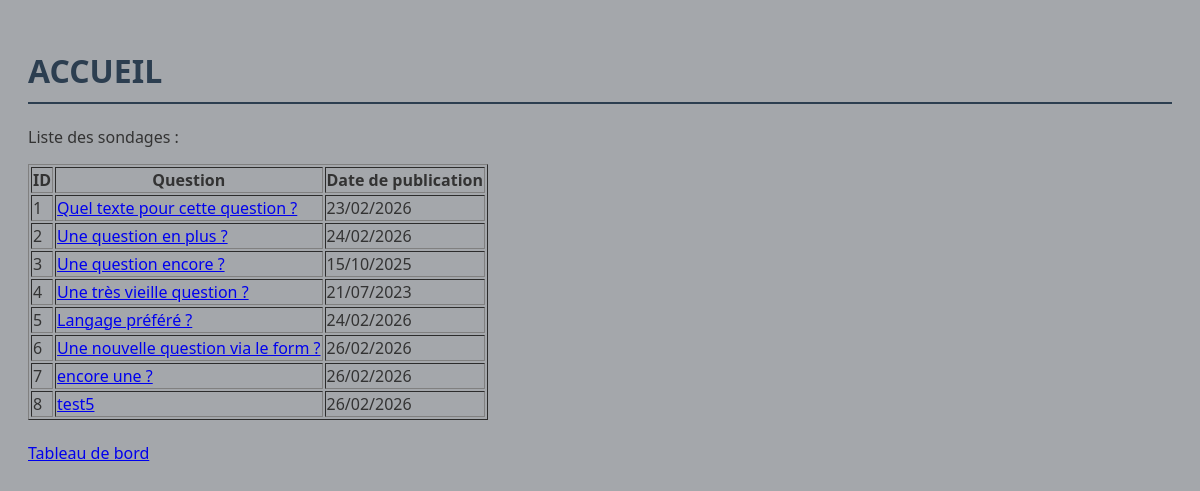
/polls/all/, run on the app's committed database.
### polls/models.py (models this page shows, shortened)
class Question(models.Model):
    question_text = models.CharField(max_length=200, verbose_name="Question")
    pub_date = models.DateTimeField('date de publication')
    choice_set: 'RelatedManager[Choice]'
    class Meta:
        verbose_name = "Question"
        verbose_name_plural = "Questions"

### polls/views.py (the view)
# urls.py: path("all/", views.all_polls, name="all_polls"),
def all_polls(request: HttpRequest) -> HttpResponse:
    questions = Question.objects.all().order_by("id")
    return render(request, "polls/all_polls.html", {"questions": questions})

### polls/templates/polls/all_polls.html (shortened to what this page needs)
{% load static %}<!doctype html>
<html lang="fr">
  <head>
    <link rel="stylesheet" href="{% static 'polls/style.css' %}" />
  </head>
  <body>
    <h1>ACCUEIL</h1>
    <p>Liste des sondages :</p>
    <table border="1">
      <tr>
        <th>ID</th>
        <th>Question</th>
        <th>Date de publication</th>
      </tr>
      {% for q in questions %}
      <tr>
        <td>{{ q.id }}</td>
        <td>
          <a href="{% url 'polls:frequency' q.id %}">{{ q.question_text }}</a>
        </td>
        <td>{{ q.pub_date|date:"d/m/Y" }}</td>
      </tr>
      {% endfor %}
    </table>
    <br />
    <a href="{% url 'polls:index' %}">Tableau de bord</a>
  </body>
</html>

### polls/static/polls/style.css (style rules this page uses)
body { background: url("images/background.jpg") no-repeat center center fixed; background-size: cover; font-family: "Segoe UI", Tahoma, Geneva, Verdana, sans-serif; color: #333; padding: 20px; background-color: #a4a7ab; }
h1 { color: #2c3e50; border-bottom: 2px solid #2c3e50; padding-bottom: 10px; }

### data on the page
Question: id "1", question_text "Quel texte pour cette question ?", pub_date "23/02/2026"
Question: id "2", question_text "Une question en plus ?", pub_date "24/02/2026"
Question: id "3", question_text "Une question encore ?", pub_date "15/10/2025"
Question: id "4", question_text "Une très vieille question ?", pub_date "21/07/2023"
Question: id "5", question_text "Langage préféré ?", pub_date "24/02/2026"
Question: id "6", question_text "Une nouvelle question via le form ?", pub_date "26/02/2026"
Question: id "7", question_text "encore une ?", pub_date "26/02/2026"
Question: id "8", question_text "test5", pub_date "26/02/2026"
